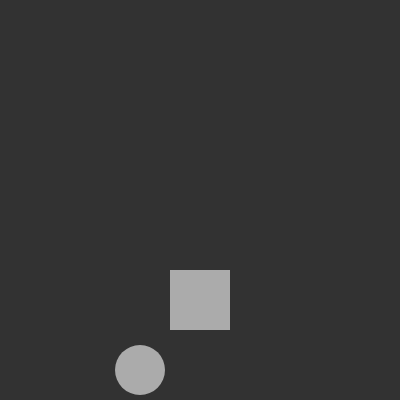
Frame 1 (no input)
Frame 60 (no input): identical to frame 1, image omitted
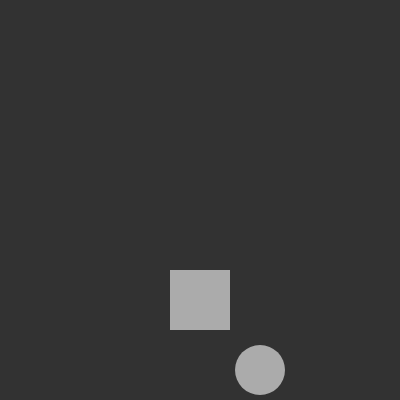
Frame 120 (the mouse pressed at the canvas centre since frame 60)

The p5.js sketch that drew these frames (run headless with seeded random() and noise() and a simulated clock; from frame 60 on, the mouse is pressed at the canvas centre):

// p5.js sketch
// ── sketch.js
var player;
var blocks = [];
function setup() {
    createCanvas(400, 400);
    player = new Player();
    blocks = new Block(5);
}
function draw() {
    background(50);
    noStroke();
    fill(255,150);
    player.draw();
    blocks.update();
    blocks.draw();
}

function mousePressed(){
    player.change();
}

function Player(){
    this.dir = 1;
    this.change = function(){
        this.dir *= -1;
        for(var i=0;i<blocks.length;i++)
            blocks[i].pos.y++;
    }
    this.draw = function(){
        ellipse(width/2-60*this.dir, height-30, 50,50);
    }
}

function Block(pos){
    this.pos = createVector(width/2, pos*60);
    this.acc = createVector(0,0);
    this.vel = createVector(0,0);
    this.prev = null;
    
    this.update = function(){
    }
    this.checkColision = function(){
        for(var i=0;i<blocks.length;i++){
            var dist = this.pos.dist(blocks[i].pos);
            if(dist!=0 && dist<60) return true;
            else return false;
        }
    }
    this.draw = function(){
        rectMode(CENTER);
        rect(this.pos.x,this.pos.y,60,60);
    }
}
